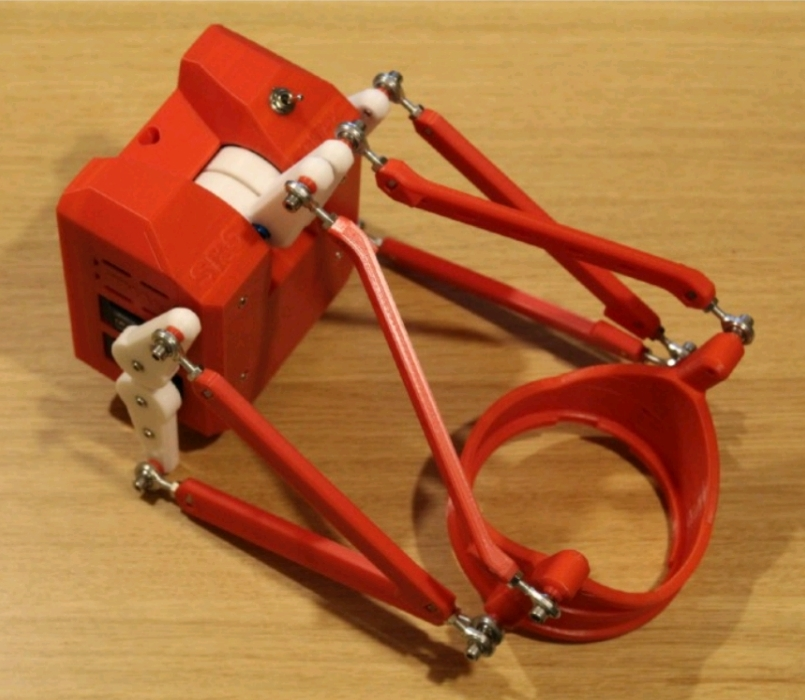
#> input picture 80-装配_Assembly/v2/ref_machine.jpg, 805 x 700 px
$ python run_perceptual.py
#> lines starting #> are read from the running program, lines starting #| are printed output that depends on the picture; after the words box and inside, x2 and y2 are one past the last pixel; in counts of white or black regions, pixels touching at a corner belong together
### 80-装配_Assembly/v2/perceptual_critic.py
"""v2/perceptual_critic.py -- externalise the human "instant wrongness" judgement.

The structural critic (critic.py) measures 3D contact/penetration/symmetry.  This
module measures the *perceptual* gap that a human sees in a fraction of a second
when a render "does not look like the real machine".  The key realisation behind
this whole effort:

    I kept declaring assemblies "reasonable" because I NEVER rendered them from the
    real photo's viewpoint and compared the silhouette.  I optimised numeric proxies
    (residual -> 1e-14) and trusted an internal "looks like a machine" feeling.
    Humans instead do a holistic 2D gestalt comparison against the reference image.

So this critic does exactly that, mechanically:

  1. Segment the real machine out of its (wood) background -> reference mask.
  2. Render a candidate model to a silhouette mask from the same kind of viewpoint.
  3. Compute viewpoint-robust *layout descriptors* that encode the gestalt cues a
     human uses to spot wrongness:
        - n_components   : a real assembly is ONE connected body; a splayed/floating
                           model breaks into several blobs.  (the #1 cue)
        - solidity       : filled-area / convex-hull-area.  A dense machine is solid;
                           a sparse "red-stick tripod" is mostly empty hull.
        - elongation     : major/minor axis ratio of the silhouette (box->ring is
                           elongated; a symmetric tower/starfish is not).
        - fill_fraction  : silhouette area / bounding-box area.
        - two_mass       : is mass split into a dense lump (servo box) + a thin ring,
                           bridged by rods?  measured as the bimodality of the
                           row/col mass profile.
  4. Score each descriptor against the reference and emit PASS/FAIL + WHY.

No SR6-specific constant lives here; any (mesh,transform) list + reference photo works.
"""
import os
import numpy as np
from PIL import Image
from scipy import ndimage

HERE = os.path.dirname(os.path.abspath(__file__))


# --------------------------------------------------------------------------- #
#  segmentation: pull the (red/white/chrome) machine out of a wood background
# --------------------------------------------------------------------------- #
# [15 lines left out: function segment_render, not called in this run]


def segment_reference(path):
    """Return a boolean mask of the machine in a reference photo (wood bg)."""
    im = np.asarray(Image.open(path).convert("RGB")).astype(float) / 255.0
    R, G, B = im[..., 0], im[..., 1], im[..., 2]
    mx = im.max(-1)
    mn = im.min(-1)
    sat = np.where(mx > 0, (mx - mn) / (mx + 1e-6), 0.0)
    # red plastic + chrome balls: green channel strongly suppressed vs red
    red = (R > 0.2) & (G < 0.6 * R) & (B < 0.75 * R)
    # white gears / bright plastic: very bright, low saturation (wood tops out lower)
    white = (mx > 0.92) & (sat < 0.25)
    # dark vents/shadow inside the body: very dark and low sat (wood is bright)
    dark = (mx < 0.18)
    mask = red | white | dark
    # clean up: keep the dominant blob, fill holes
    mask = ndimage.binary_closing(mask, iterations=3)
    mask = ndimage.binary_opening(mask, iterations=2)
    lab, n = ndimage.label(mask)
    if n:
        sizes = ndimage.sum(np.ones_like(lab), lab, range(1, n + 1))
        keep = np.argmax(sizes) + 1
        mask = lab == keep
    mask = ndimage.binary_fill_holes(mask)
    return mask


# --------------------------------------------------------------------------- #
#  rasterise a model (list of (verts_world, faces, color)) to a silhouette
# --------------------------------------------------------------------------- #
# [45 lines left out: functions _view_dirs, silhouette, not called in this run]


# --------------------------------------------------------------------------- #
#  layout descriptors -- the gestalt cues, made numeric
# --------------------------------------------------------------------------- #
def descriptors(mask):
    m = mask.astype(bool)
    area = int(m.sum())
    if area < 10:
        return dict(n_components=0, solidity=0.0, elongation=0.0,
                    fill_fraction=0.0, two_mass=0.0, area=area)
    # connected components (8-connectivity), ignore specks < 0.5% of area
    lab, n = ndimage.label(m, structure=np.ones((3, 3)))
    sizes = ndimage.sum(np.ones_like(lab), lab, range(1, n + 1)) if n else []
    big = int((np.asarray(sizes) > 0.005 * area).sum()) if n else 0

    ys, xs = np.nonzero(m)
    h = ys.max() - ys.min() + 1
    w = xs.max() - xs.min() + 1
    fill_fraction = area / float(h * w)

    # solidity via convex hull area
    try:
        from scipy.spatial import ConvexHull
        pts = np.column_stack([xs, ys]).astype(float)
        hull = ConvexHull(pts)
        solidity = area / float(hull.volume)        # 2D: .volume == area
    except Exception:
        solidity = fill_fraction

    # elongation: principal-axis ratio from the mask covariance
    cov = np.cov(np.column_stack([xs, ys]).T)
    ev = np.sort(np.linalg.eigvalsh(cov))[::-1]
    elongation = float(np.sqrt(ev[0] / max(ev[1], 1e-6)))

    # two-mass / bimodality: project mass onto the major axis, measure how
    # bimodal it is (dense box at one end, ring at the other).  Use the
    # dip between the two halves' peaks relative to the valley.
    vec = np.linalg.eigh(cov)[1][:, -1]
    proj = (np.column_stack([xs, ys]) - [xs.mean(), ys.mean()]) @ vec
    hist, _ = np.histogram(proj, bins=24)
    hist = hist.astype(float)
    if hist.max() > 0:
        hs = ndimage.uniform_filter1d(hist, 3)
        mid = len(hs) // 2
        peakL = hs[:mid].max()
        peakR = hs[mid:].max()
        valley = hs[max(1, mid - 3):mid + 3].min()
        two_mass = float((min(peakL, peakR) - valley) / (max(peakL, peakR) + 1e-6))
    else:
        two_mass = 0.0
    return dict(n_components=big, solidity=round(float(solidity), 3),
                elongation=round(elongation, 2),
                fill_fraction=round(float(fill_fraction), 3),
                two_mass=round(two_mass, 3), area=area)


# --------------------------------------------------------------------------- #
#  compare candidate descriptors against reference -> PASS/FAIL + reasons
# --------------------------------------------------------------------------- #
# [55 lines left out: functions judge, report, not called in this run]

### 80-装配_Assembly/v2/run_perceptual.py
"""Driver: prove the perceptual critic PASSES the validated ground-truth model and
FAILS the old "RMS=0.000 but looks wrong" tower -- the model I used to call
"reasonable" without ever comparing it to the photo.

Outputs:
  - seg_check.png / seg_mask.png   : reference machine segmentation
  - perceptual_panel.png           : photo | GT(horizontal) | GT(tower) | broken
  - prints descriptors + PASS/FAIL + reasons for each candidate
"""
import os, sys
import numpy as np
from PIL import Image
import trimesh
import matplotlib
matplotlib.use("Agg")
import matplotlib.pyplot as plt

HERE = os.path.dirname(os.path.abspath(__file__))
sys.path.insert(0, HERE)
import perceptual_critic as pc
from platform_home import build_platform

REF = os.path.join(HERE, "ref_machine.jpg")
GT_STL = os.path.join(HERE, "ORS6_home.stl")


def _roty(v, deg):
    if not deg:
        return v
    a = np.radians(deg)
    Ry = np.array([[np.cos(a), 0, np.sin(a)], [0, 1, 0], [-np.sin(a), 0, np.cos(a)]])
    return v @ Ry.T


def gt_parts(rot_deg_y):
    """Validated fused home assembly; rot=-90 lays the main axis horizontal
    (photo-like), rot=0 keeps the Z-up 'tower' view I kept rendering."""
    m = trimesh.load(GT_STL, process=False)
    v = m.vertices.copy() - m.vertices.mean(0)
    return [(_roty(v, rot_deg_y), m.faces, "tab:red")]


def broken_parts(rot_deg_y):
    """The old 'platform raised +Z' model (4 splayed rods + floating ring),
    rendered through the SAME pipeline/viewpoint as GT for a fair comparison."""
    parts, _ = build_platform(verbose=False)
    allv = np.vstack([v for v, f, c in parts])
    ctr = allv.mean(0)
    return [(_roty(v - ctr, rot_deg_y), f, c) for v, f, c in parts]


def main():
    # 1) reference
    ref_mask = pc.segment_reference(REF)
#> in segment_reference, `R, G, B = im[..., 0], im[..., 1], im[..., 2]`:
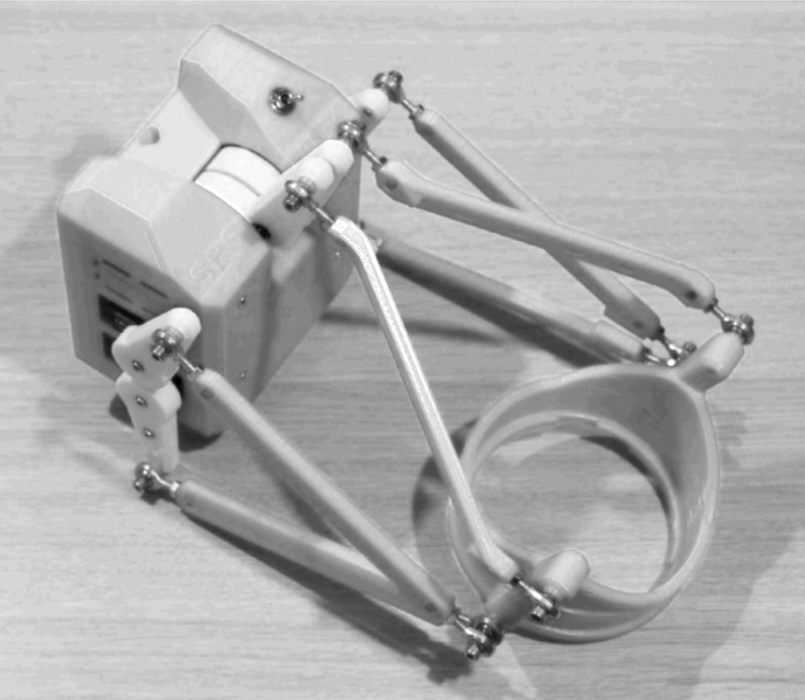
#> R: shape (700, 805) float64; min 0.00392, max 1, mean 0.685
#> in segment_reference, `R, G, B = im[..., 0], im[..., 1], im[..., 2]`:
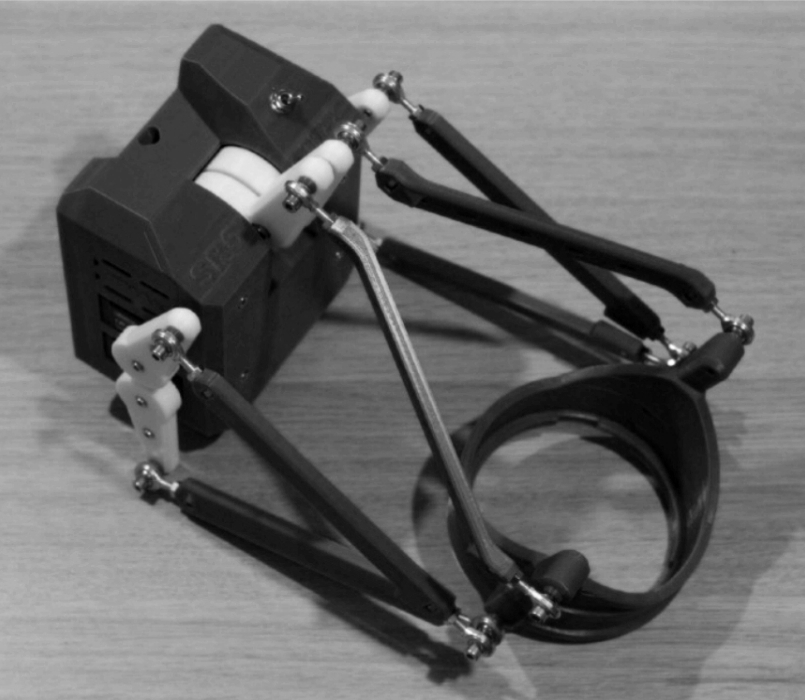
#> G: shape (700, 805) float64; min 0, max 1, mean 0.426
#> in segment_reference, `R, G, B = im[..., 0], im[..., 1], im[..., 2]`:
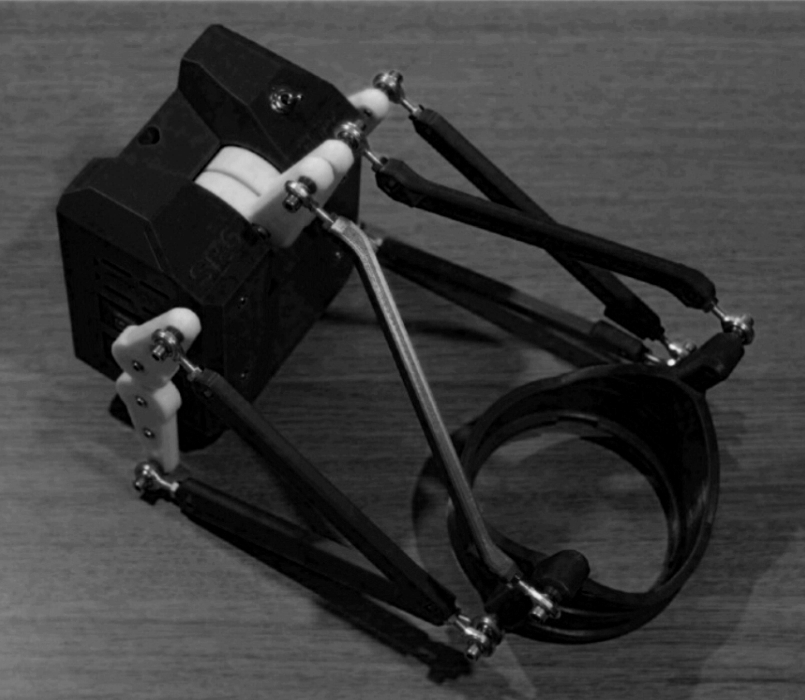
#> B: shape (700, 805) float64; min 0, max 0.945, mean 0.229
#> in segment_reference, `sat = np.where(mx > 0, (mx - mn) / (mx + 1e-6), 0.0)`:
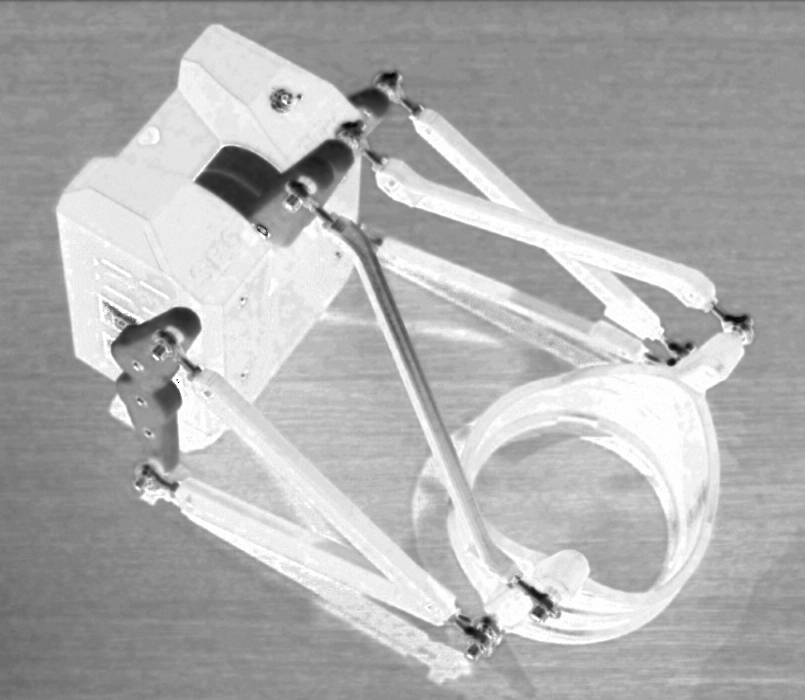
#> sat: shape (700, 805) float64; min 0, max 1, mean 0.688
#> in segment_reference, `red = (R > 0.2) & (G < 0.6 * R) & (B < 0.75 * R)`:
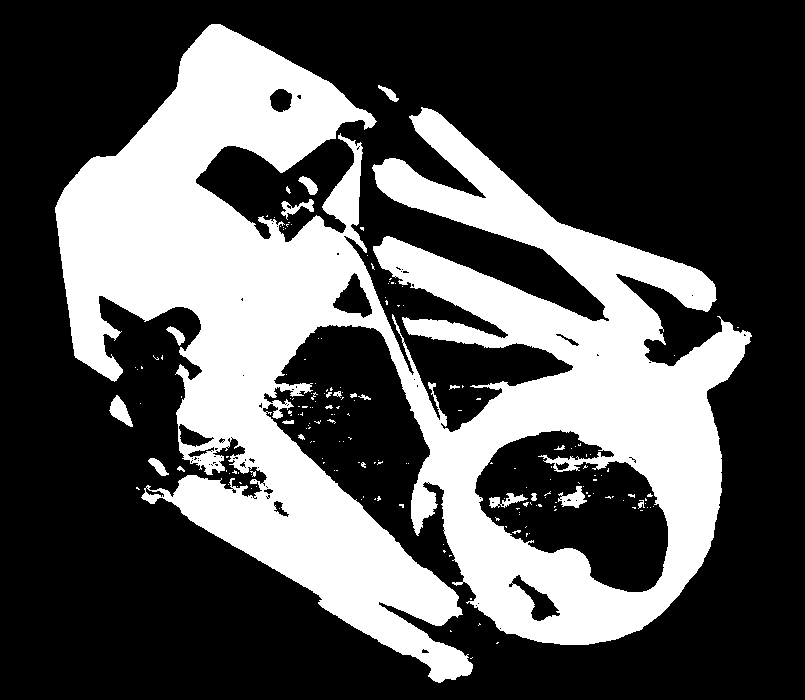
#> red: shape (700, 805) bool; 33.4% white; 184 white regions (162 under 20 px), largest, box (x1, y1, x2, y2) and area: (55, 24, 752, 683) 185236, (109, 395, 133, 427) 381, (558, 486, 587, 508) 327
#> in segment_reference, `white = (mx > 0.92) & (sat < 0.25)`: white: shape (700, 805) bool; 0.71% white; 28 white regions (20 under 20 px), largest, box (x1, y1, x2, y2) and area: (213, 149, 283, 194) 1502, (200, 173, 259, 214) 1106, (301, 155, 328, 178) 395
#> in segment_reference, `dark = (mx < 0.18)`: dark: shape (700, 805) bool; 0.25% white; 20 white regions (11 under 20 px), largest, box (x1, y1, x2, y2) and area: (99, 296, 144, 332) 629, (183, 432, 210, 444) 183, (172, 374, 184, 398) 148
#> in segment_reference, `mask = red | white | dark`: mask: shape (700, 805) bool; 34.4% white; 216 white regions (183 under 20 px), largest, box (x1, y1, x2, y2) and area: (55, 24, 752, 683) 186497, (213, 149, 283, 194) 1502, (200, 173, 259, 214) 1106
#> in segment_reference, `mask = ndimage.binary_closing(mask, iterations=3)`: mask: shape (700, 805) bool; 35.3% white; 92 white regions (73 under 20 px), largest, box (x1, y1, x2, y2) and area: (55, 24, 752, 683) 196194, (489, 493, 542, 508) 441, (555, 482, 591, 508) 432
#> in segment_reference, `mask = ndimage.binary_opening(mask, iterations=2)`: mask: shape (700, 805) bool; 35.1% white; 18 white regions (6 under 20 px), largest, box (x1, y1, x2, y2) and area: (55, 24, 752, 683) 195270, (557, 483, 591, 508) 419, (489, 493, 539, 508) 411
#> in segment_reference, `lab, n = ndimage.label(mask)`:
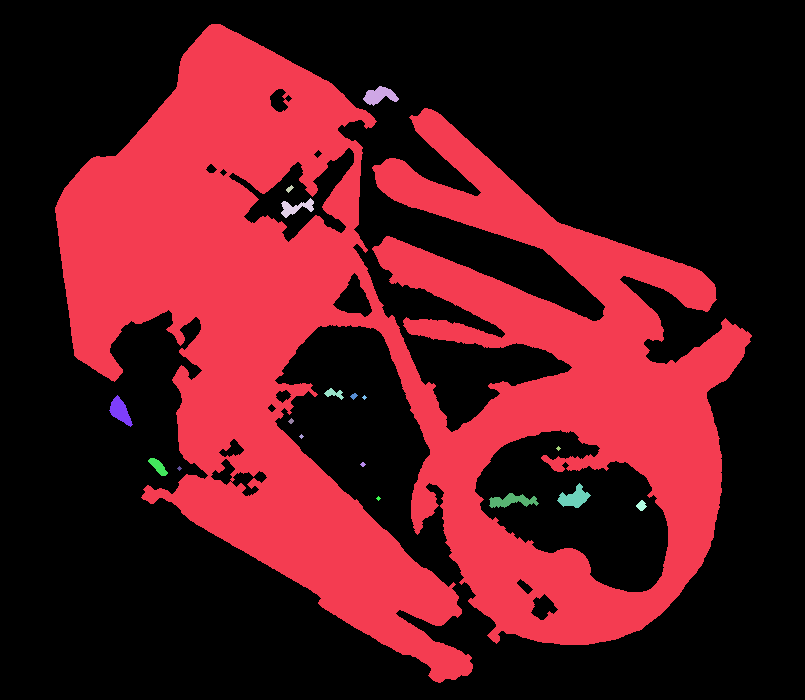
#> lab: shape (700, 805) int32; 19 distinct labels, from 0 to 18; one colour per label, 0 black
#> in segment_reference, `lab, n = ndimage.label(mask)`: n = 18
#> in segment_reference, `sizes = ndimage.sum(np.ones_like(lab), lab, range(1, n + 1))`: sizes = 18 values, max 195270 at index 0, min 13 at index 7, mean 10982.3
#> in segment_reference, `keep = np.argmax(sizes) + 1`: keep = 1
#> in segment_reference, `mask = lab == keep`: mask: shape (700, 805) bool; 34.7% white; 1 white region, box (x1, y1, x2, y2) and area: (55, 24, 752, 683) 195270
#> in segment_reference, `mask = ndimage.binary_fill_holes(mask)`: mask: shape (700, 805) bool; 39.2% white; 1 white region, box (x1, y1, x2, y2) and area: (55, 24, 752, 683) 221157
    ref_im = np.asarray(Image.open(REF).convert("RGB"))
#> ref_im is the input picture: shape (700, 805, 3); mean R, G, B 174.6, 108.6, 58.3
    ov = ref_im.copy(); ov[ref_mask] = (0, 255, 0)
    Image.fromarray((0.5 * ref_im + 0.5 * ov).astype(np.uint8)).save(os.path.join(HERE, "seg_check.png"))
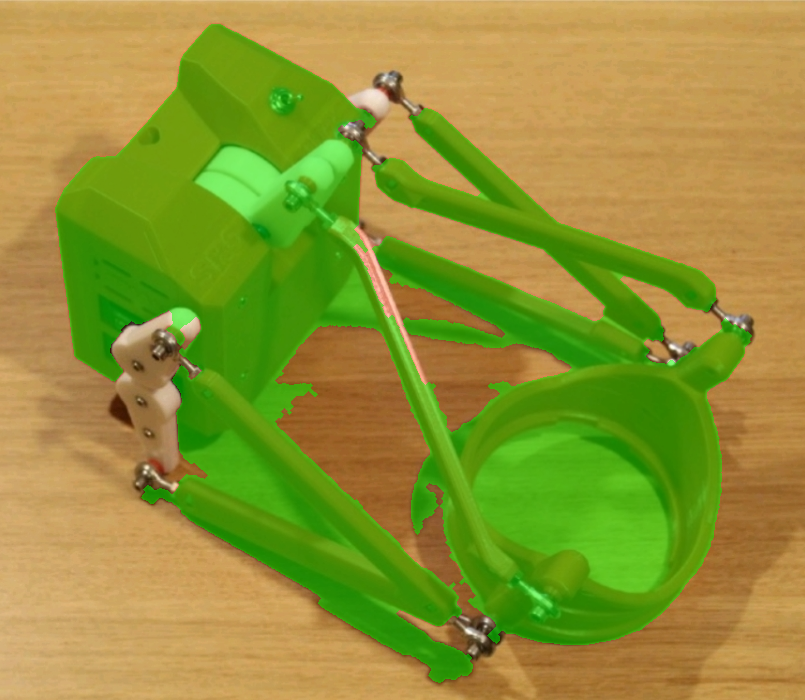
#> saved as seg_check.png: PIL image 805x700 RGB; mean R, G, B 144.4, 147.9, 53.2
    ref_d = pc.descriptors(ref_mask)
#> in descriptors, `area = int(m.sum())`: area = 221157
#> in descriptors, `lab, n = ndimage.label(m, structure=np.ones((3, 3)))`: n = 1
#> in descriptors, `sizes = ndimage.sum(np.ones_like(lab), lab, range(1, n + 1)) if n else..`: sizes = [221157]
#> in descriptors, `big = int((np.asarray(sizes) > 0.005 * area).sum()) if n else 0`: big = 1
#> in descriptors, `h = ys.max() - ys.min() + 1`: h = 659
#> in descriptors, `w = xs.max() - xs.min() + 1`: w = 697
#> in descriptors, `fill_fraction = area / float(h * w)`: fill_fraction = 0.481
#> in descriptors, `pts = np.column_stack([xs, ys]).astype(float)`: pts = 221157 pairs, first value 55 to 751, second value 24 to 682
#> in descriptors, `solidity = area / float(hull.volume)`: solidity = 0.726
#> in descriptors, `cov = np.cov(np.column_stack([xs, ys]).T)`: cov = [[32099.2, 12678.3], [12678.3, 24224.1]]
#> in descriptors, `ev = np.sort(np.linalg.eigvalsh(cov))[::-1]`: ev = [41437.4, 14886]
#> in descriptors, `elongation = float(np.sqrt(ev[0] / max(ev[1], 1e-6)))`: elongation = 1.67
#> in descriptors, `vec = np.linalg.eigh(cov)[1][:, -1]`: vec = [-0.805, -0.593]
#> in descriptors, `hist, _ = np.histogram(proj, bins=24)`: hist = 24 values, max 13222 at index 6, min 3673 at index 23, mean 9214.9
#> in descriptors, `hs = ndimage.uniform_filter1d(hist, 3)`: hs = 24 values, max 12463.7 at index 6, min 5063.3 at index 0, mean 9214.9
#> in descriptors, `mid = len(hs) // 2`: mid = 12
#> in descriptors, `peakL = hs[:mid].max()`: peakL = 12463.7
#> in descriptors, `peakR = hs[mid:].max()`: peakR = 10482
#> in descriptors, `valley = hs[max(1, mid - 3):mid + 3].min()`: valley = 7218.3
#> in descriptors, `two_mass = float((min(peakL, peakR) - valley) / (max(peakL, peakR) + 1..`: two_mass = 0.262
#> ref_d = {'n_components': 1, 'solidity': 0.726, 'elongation': 1.67, 'fill_fraction': 0.481, 'two_mass': 0.262, 'area': 221157}

    # 2) candidates -- ALL rendered through the same silhouette pipeline, same
    #    photo-like viewpoint, so the comparison is apples-to-apples.
    VIEW = dict(elev=22, azim=-65, res=600)
    gt_h = pc.silhouette(gt_parts(-90), **VIEW)
    gt_h_d = pc.descriptors(gt_h)
    br_h = pc.silhouette(broken_parts(-90), **VIEW)
    br_h_d = pc.descriptors(br_h)
    #   GT tower: the Z-up view I kept rendering and calling "reasonable"
    gt_t = pc.silhouette(gt_parts(0), elev=18, azim=-60, res=600)
    gt_t_d = pc.descriptors(gt_t)

    print("REFERENCE :", ref_d)
    v_h = pc.report("GT model (horizontal, photo-like view)", gt_h_d, ref_d)
    v_b = pc.report("OLD broken model (+Z platform, splayed rods)", br_h_d, ref_d)
    v_t = pc.report("GT model (Z-up 'tower' view I used to render)", gt_t_d, ref_d)

    # 3) visual panel ----------------------------------------------------------
    fig, ax = plt.subplots(1, 4, figsize=(20, 5))
    ax[0].imshow(ref_im); ax[0].set_title("real photo (reference)")
    ax[1].imshow(gt_h, cmap="Greens_r"); ax[1].set_title(f"GT horizontal -> {v_h}")
    ax[2].imshow(br_h, cmap="Reds_r"); ax[2].set_title(f"old +Z platform -> {v_b}")
    ax[3].imshow(gt_t, cmap="Oranges_r"); ax[3].set_title(f"GT tower view -> {v_t}")
    for a in ax:
        a.axis("off")
    fig.suptitle("Perceptual critic: same gestalt cues a human uses, made measurable", fontsize=13)
    fig.tight_layout()
    fig.savefig(os.path.join(HERE, "perceptual_panel.png"), dpi=110, facecolor="white")
    print("\nwrote perceptual_panel.png")


if __name__ == "__main__":
    main()
#> (the call stopped at in gt_parts, `m = trimesh.load(GT_STL, process=False)`: trimesh is not available in this run)
